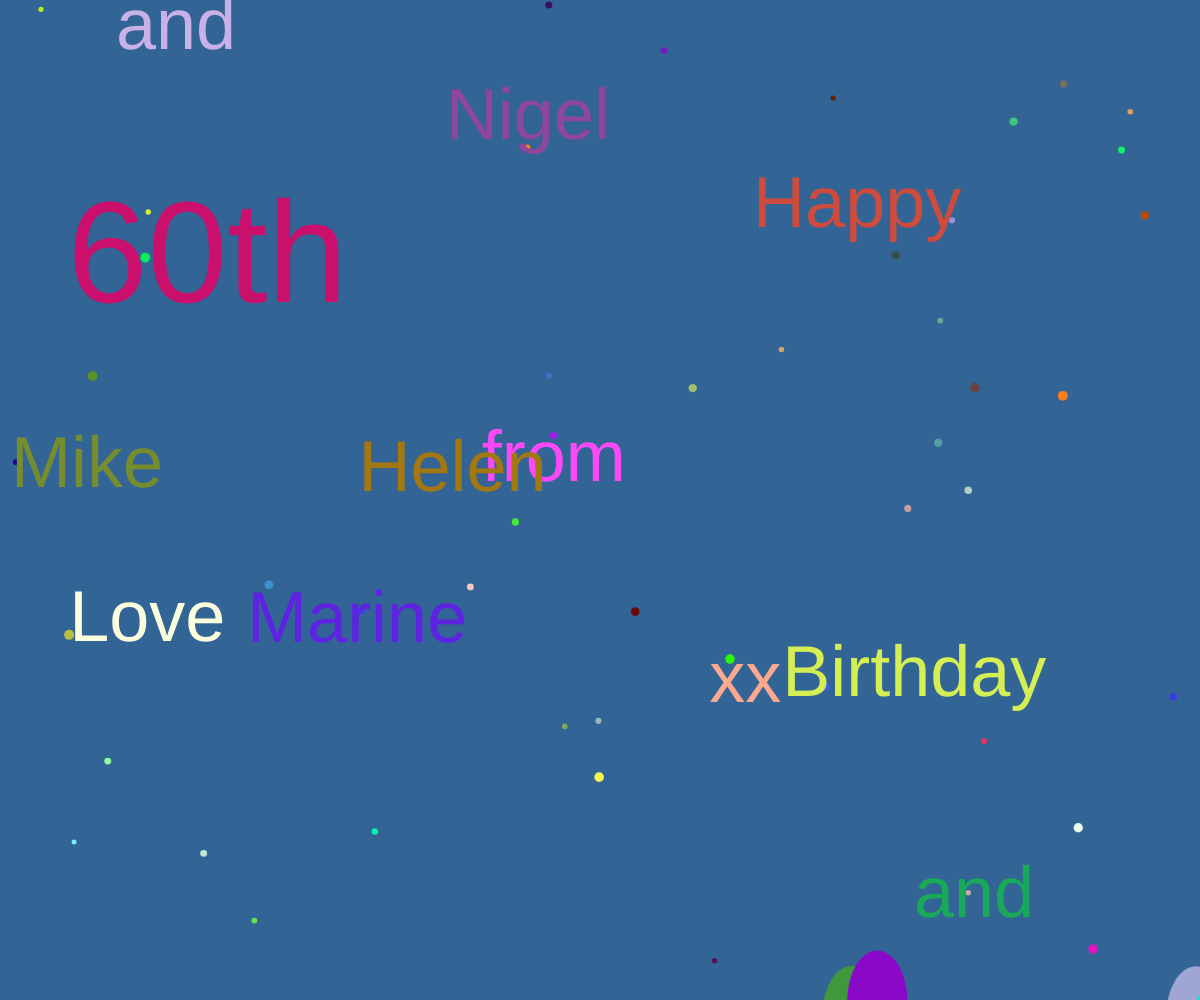
Frame 1 (no input)
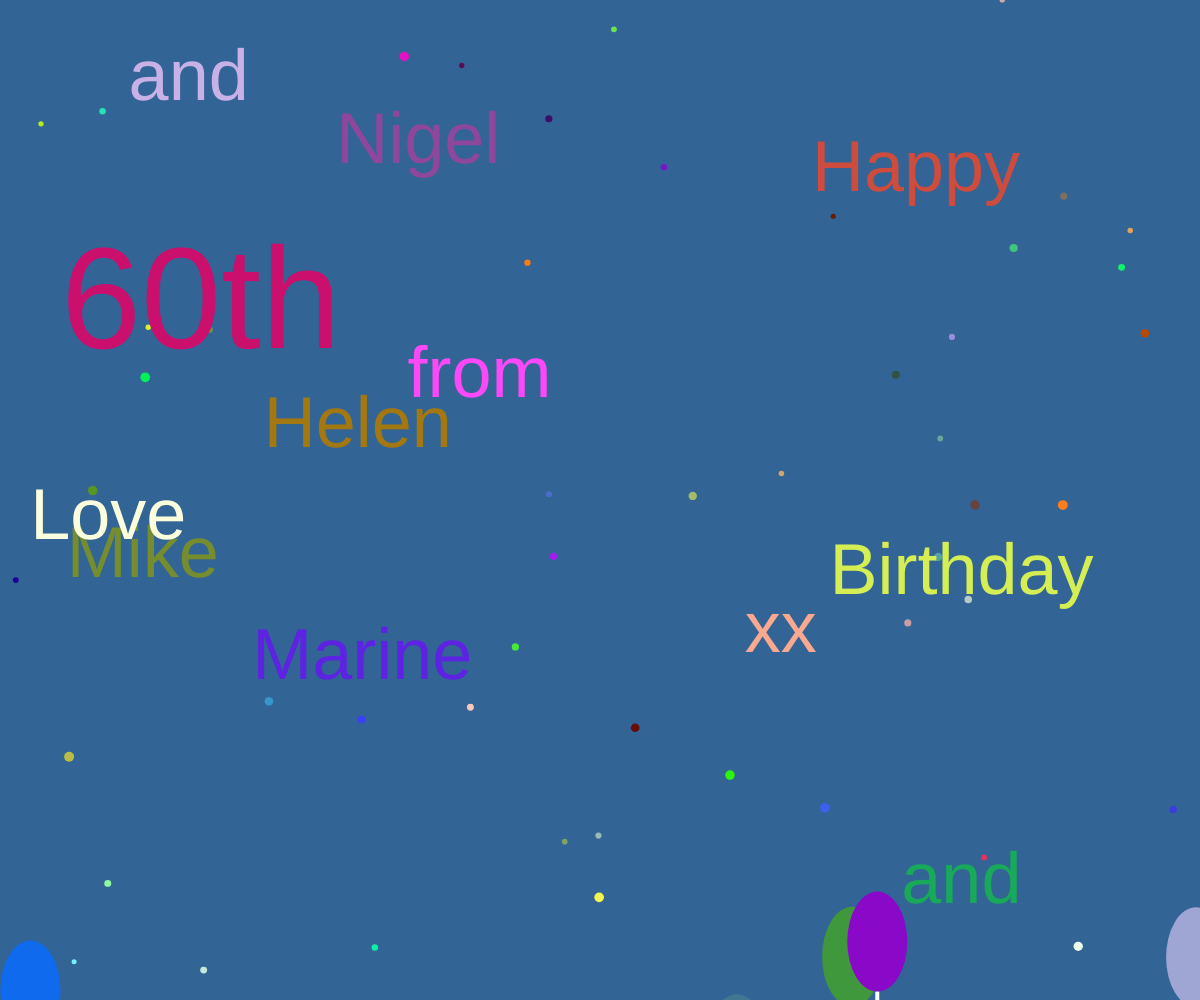
Frame 60 (no input)
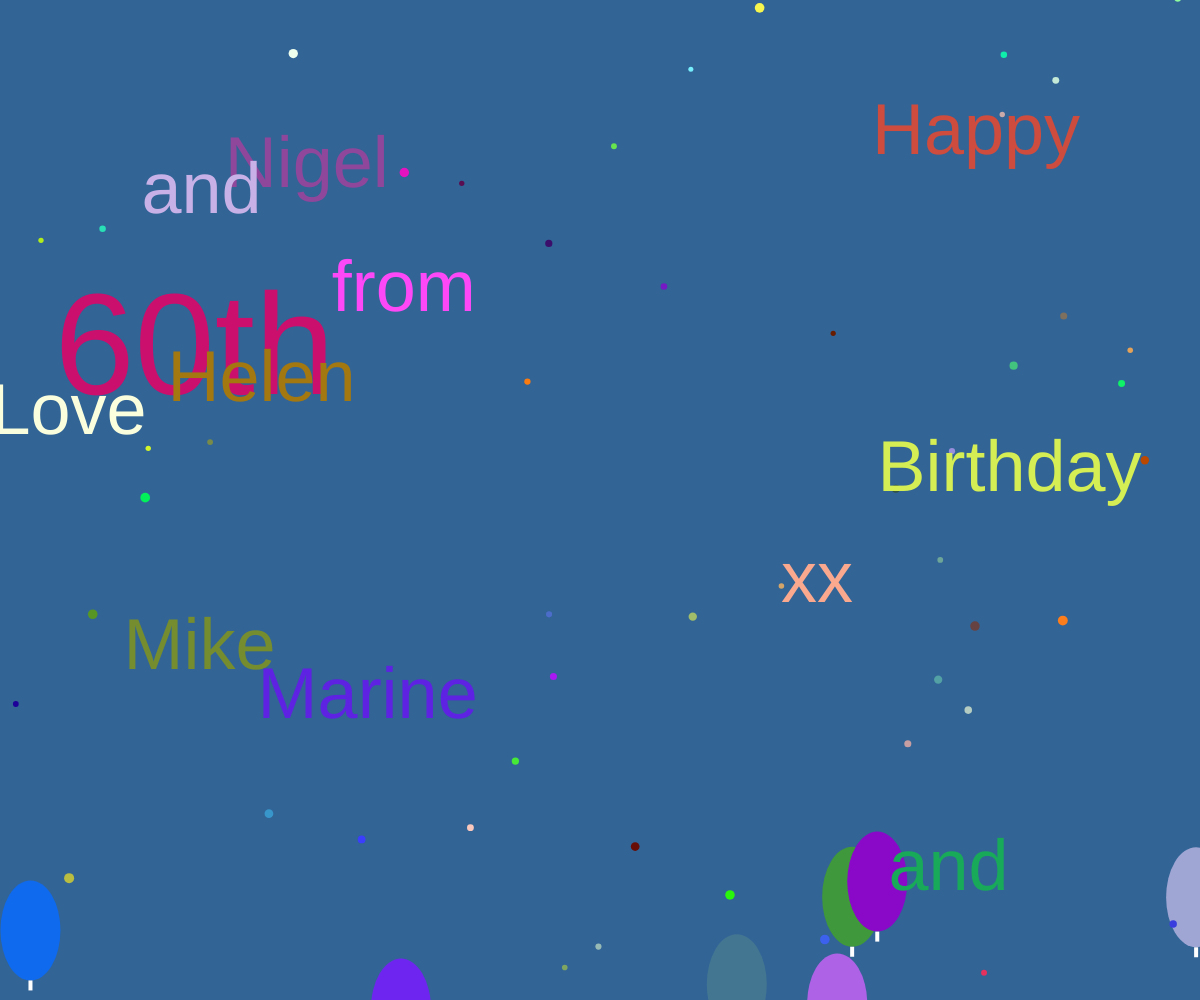
Frame 120 (the mouse pressed at the canvas centre since frame 60)

The p5.js sketch that drew these frames (run headless with seeded random() and noise() and a simulated clock; from frame 60 on, the mouse is pressed at the canvas centre):

// p5.js sketch
// ── sketch.js
let texts = [
  "Happy",
  "60th",
  "Birthday",
  "Mike",
  "and",
  "Marine",
  "Love",
  "from",
  "Nigel",
  "and",
  "Helen",
  "xx"
];
let positions = [];
let velocities = [];
let colors = [];

let balloons = [];
let confetti = [];

function setup() {
  createCanvas(windowWidth, windowHeight);
  textAlign(CENTER, CENTER);

  // Initialize positions, velocities, and colors for each text
  for (let i = 0; i < texts.length; i++) {
    positions.push(createVector(random(width), random(height)));
    velocities.push(createVector(random(-2, 2), random(-2, 2)));
    colors.push(color(random(255), random(255), random(255)));
  }

  // Initialize balloons
  for (let i = 0; i < 10; i++) {
    balloons.push({
      x: random(width),
      y: random(height, height + 200),
      color: color(random(255), random(255), random(255))
    });
  }

  // Initialize confetti
  for (let i = 0; i < 50; i++) {
    confetti.push({
      x: random(width),
      y: random(height),
      size: random(5, 10),
      color: color(random(255), random(255), random(255))
    });
  }
}

function draw() {
  background(50, 100, 150);

  // Draw balloons
  for (let balloon of balloons) {
    fill(balloon.color);
    noStroke();
    ellipse(balloon.x, balloon.y, width * 0.05, height * 0.1); // Balloon body (scaled)
    fill(255);
    rect(balloon.x - 2, balloon.y + height * 0.05, 4, 10); // Balloon string
    balloon.y -= 1; // Balloons rise
    if (balloon.y < -100) {
      balloon.y = random(height, height + 200); // Reset when offscreen
    }
  }

  // Draw confetti
  for (let c of confetti) {
    fill(c.color);
    noStroke();
    ellipse(c.x, c.y, c.size, c.size);
    c.y += random(1, 3); // Confetti falls
    if (c.y > height) {
      c.y = -10; // Reset when offscreen
      c.x = random(width);
    }
  }

  // Animate text
  for (let i = 0; i < texts.length; i++) {
    fill(colors[i]);
    noStroke();

    // Scale text sizes for "60th" and others
    if (texts[i] === "60th") {
      textSize(width * 0.12); // Larger size for "60th"
    } else {
      textSize(width * 0.06); // Smaller size for other texts
    }

    text(texts[i], positions[i].x, positions[i].y);

    // Update positions
    positions[i].add(velocities[i]);

    // Bounce off edges
    if (positions[i].x < 0 || positions[i].x > width) {
      velocities[i].x *= -1;
    }
    if (positions[i].y < 0 || positions[i].y > height) {
      velocities[i].y *= -1;
    }
  }
}

// Handle window resize for responsiveness
function windowResized() {
  resizeCanvas(windowWidth, windowHeight);
}

// ── style.css
html, body {
  margin: 0;
  padding: 0;
  overflow: hidden; /* Prevent scrolling when the canvas exceeds screen size */
  width: 100%;
  height: 100%; /* Ensure the canvas takes the full screen height */
}

canvas {
  display: block;
  position: absolute;
  top: 0;
  left: 0;
}
